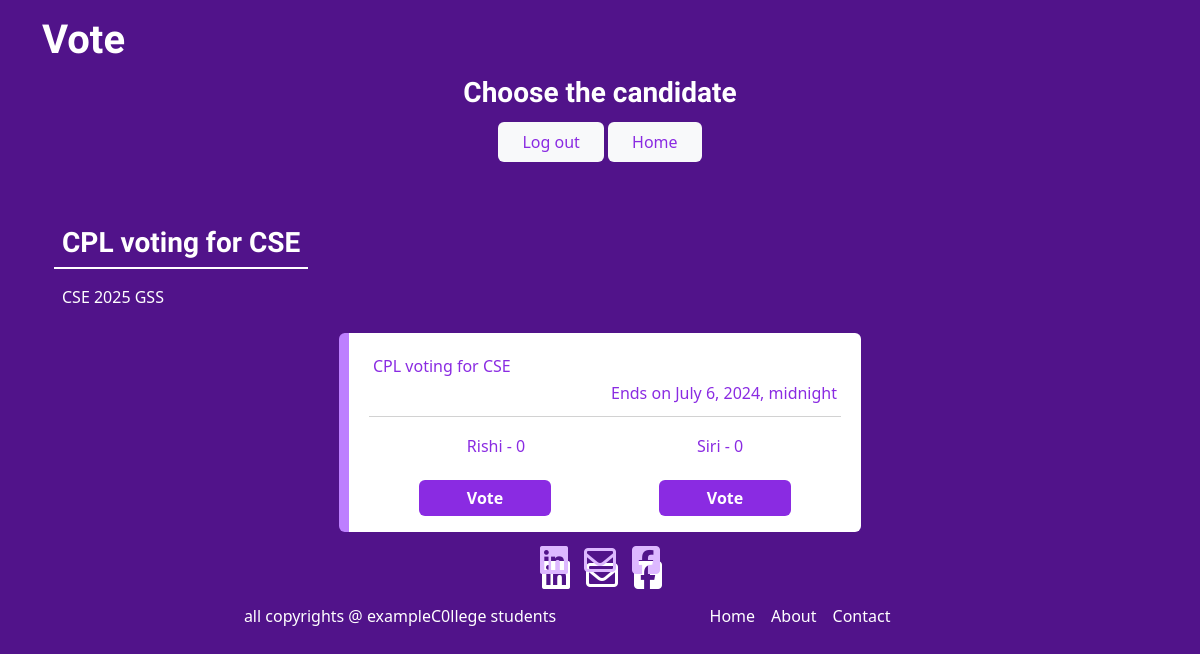
The page /vote/2 (signed in) on the database its author committed.
### app1/models.py (models this page shows, shortened)
class vote(models.Model):
    Event = models.CharField(max_length=100)
    candidateName1 = models.CharField(max_length=100)
    candidateName2 = models.CharField(max_length=100)
    description = models.TextField()
    VotesCandidate1 = models.ManyToManyField(User, related_name='VotesCandidate1')
    VotesCandidate2 = models.ManyToManyField(User, related_name='VotesCandidate2')
    endtime = models.DateTimeField()

### app1/views.py (the view)
# urls.py: path('vote/<int:eventid>', views.vote_page, name='vote'),
def vote_page(request, eventid):
    event = vote.objects.get(id=eventid)
    return render(request, 'vote.html', {'event': event})

### templates/vote.html (shortened to what this page needs)
{% load static %}
<!DOCTYPE html>
<html lang="en">
<head>
    <link href="https://cdn.jsdelivr.net/npm/bootstrap@5.3.3/dist/css/bootstrap.min.css" rel="stylesheet">
    <link rel="stylesheet" href="{% static 'css/style.css' %}">
</head>
<body class="bg-transparent">
    <div class="container">
        <h1 class="text-white pt-3 playwrite-nz-sing-up">Vote</h1>
        <div class="container col-lg-6 d-flex justify-content-center text-white">
            <div>
                <h3 class="p-3 p-lg-1 text-center playwrite-nz-h3">Choose the candidate</h3>
                <div class="d-flex justify-content-center">
                    <div>
                        {% if request.user.is_authenticated %}
                        <a href="/logout" class="btn btn-light btn-hover border-0 btn-font py-2 px-4">Log out</a>
                        {% else %}
                        <a href="/login" class="btn btn-light btn-hover border-0 btn-font py-2 px-4">Login</a>
                        {% endif %}
                        <a href="/" class="btn btn-light btn-hover border-0 btn-font py-2 px-4">Home</a>
                    </div>
                 </div>
             </div>
        </div>
        <br><br>
        <div class="container">
            <h3 class="text-white pt-3 playwrite-nz-sing-up m2-5 p-2" style="border-bottom: 2px solid;width: max-content;">{{ event.Event }}</h3>
            <p class="p-2 text-white">{{ event.description }}</p>
            <div class="container col-lg-6">
                <div class="col-lg-12 mb-2">
                    <div class="card h-100 p-3 c-cards">
                        <div class="card-header bg-transparent p-1 m-1">
                            <h6 class="card-font">{{ event.Event }}</h6>
                            <h6 class="card-font text-end">Ends on {{ event.endtime }}</h6>
                        </div>
                        <div>
                            <div class="card-body d-flex justify-content-around align-items-center">
                            <h6 class="card-font">{{ event.candidateName1 }} - {{ event.VotesCandidate1.all.count }}</h6>
                            <h6 class="card-font">{{ event.candidateName2 }} - {{ event.VotesCandidate2.all.count }}</h6>
                            </div>
                            <div class="d-flex justify-content-around ">
                                {% if request.user.is_authenticated %}
                                <a href="{% url 'vote1' event.id %}" class="btn card-btn px-5 btn-font border-0 fw-bold">Vote </a>
                                <a href="{% url 'vote2' event.id %}" class="btn card-btn px-5 btn-font border-0 fw-bold">Vote</a>
                                {% else %}
                                <button class="btn card-btn px-5 btn-font border-0 fw-bold" disabled>Login to vote</button>
                                {% endif %}
                            </div>
                        </div>
                    </div>
                </div>
            </div>
        </div>
    </div>
    <footer>
        <div class="container col-lg-8 sticky-bottom">
            <div class="d-flex justify-content-center mt-3">
                <div class="mx-2"><i class="fa-brands fa-linkedin fa-2xl font-hover"></i></div>
                <div class="mx-2"><i class="fa-regular fa-envelope fa-2xl font-hover"></i></div>
                <div class="mx-2"><i class="fa-brands fa-square-facebook fa-2xl font-hover"></i></div>
            </div>
            <div class="row row-cols-1 row-cols-lg-2 mt-4">
                <div class="">
                    <p class="text-center  text-white p-2">all copyrights @ exampleC0llege students</p>
                </div>
                <div class="d-flex justify-content-center col-lg-">
                    <a class="text-center  text-white p-2 text-decoration-none fw-lighter">Home</a>
                    <a class="text-center  text-white p-2 text-decoration-none fw-lighter">About</a>
                    <a class="text-center  text-white p-2 text-decoration-none fw-lighter">Contact</a>
                </div>
            </div>
        </div>
      </footer>
</body>
</html>

### static/css/style.css (style rules this page uses)
html { background-color: rgb(81, 19, 138); }
.btn-font { font-weight: lighter; color: blueviolet; }
.font-hover { color: rgb(221, 184, 255); text-shadow: 2px 15px rgb(255, 255, 255); }
.playwrite-nz-sing-up { font-family: "Playwrite NZ", cursive; font-optical-sizing: auto; font-weight:700; font-style: normal; }
.playwrite-nz-h3 { font-family: "Playwrite NZ", cursive; font-optical-sizing: auto; font-weight:700; font-style: normal; }
.card-font { color: blueviolet; }
.c-cards { background: rgb(255, 255, 255); border: solid 10px rgb(189, 127, 255); border-right: none; border-top: none; border-bottom: none; }
.card-btn { background: blueviolet; font-weight: bold; color: white; }

### rows shown on the page
vote: Event "CPL voting for CSE", description "CSE 2025 GSS", endtime "July 6, 2024, midnight", candidateName1 "Rishi", VotesCandidate1.all.count "0", candidateName2 "Siri", VotesCandidate2.all.count "0"
